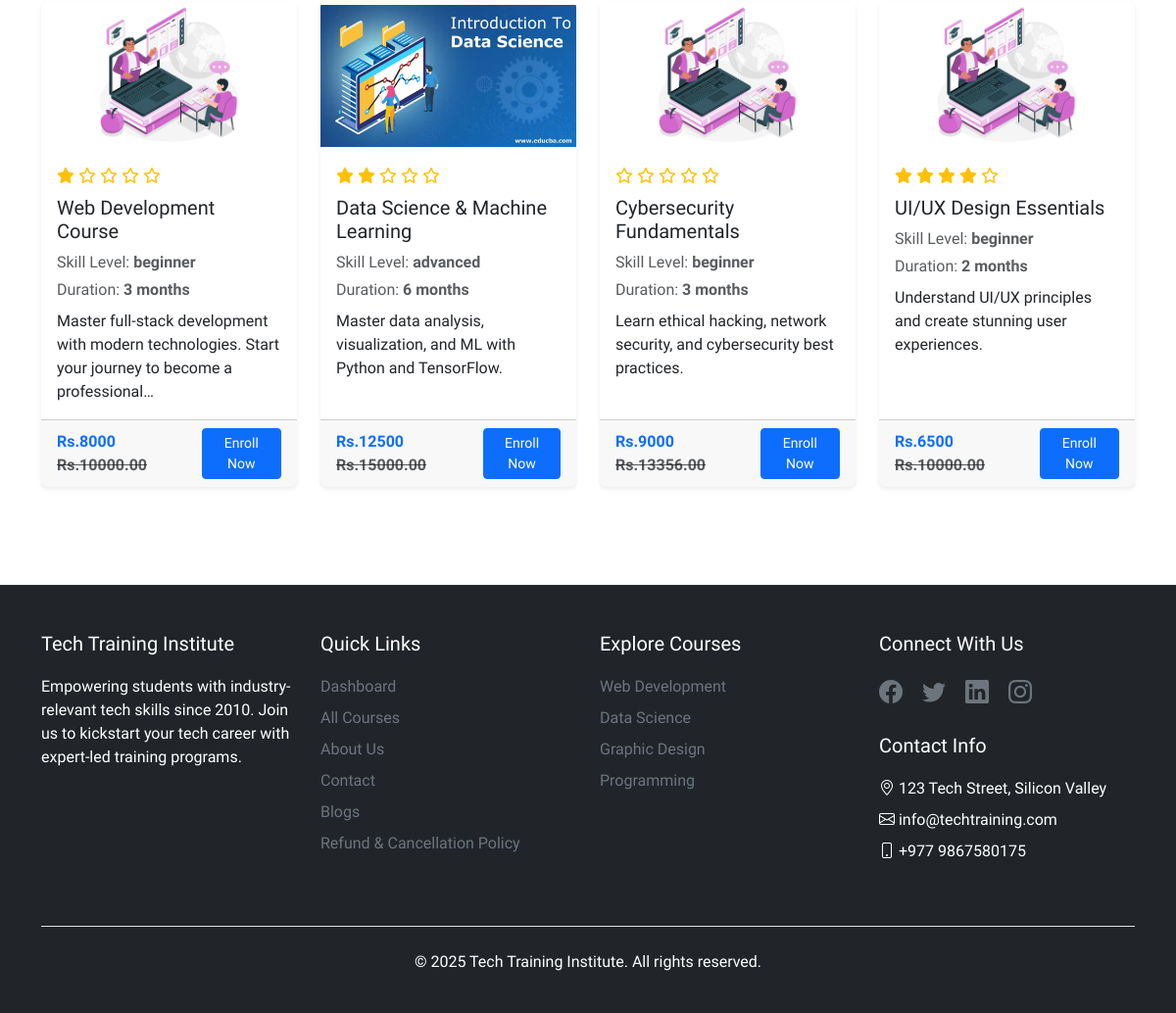
The app's page /courses (lower part), older data.
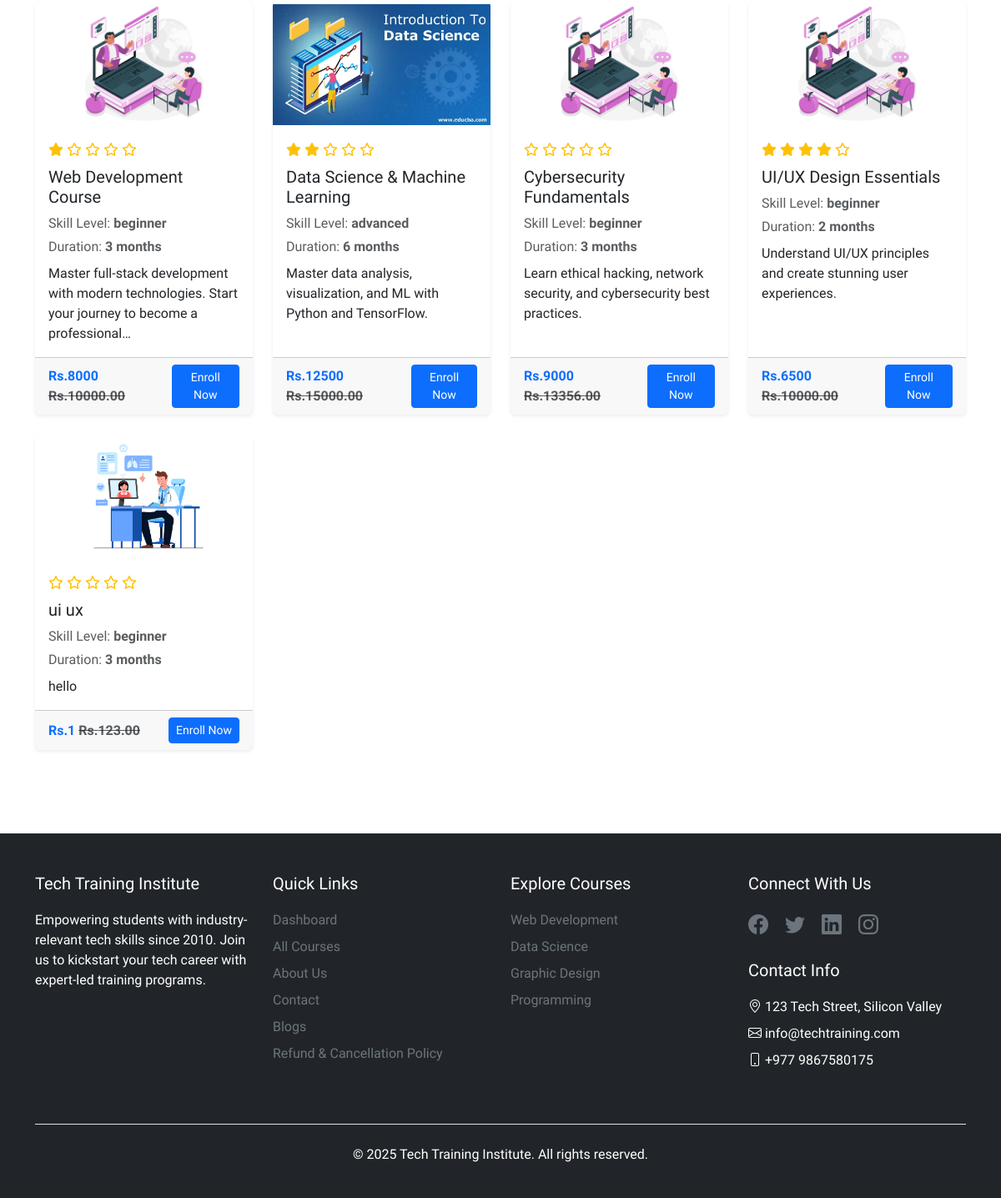
The same page, newer data.
### main_page_app/models.py (models this page shows, shortened)
class Courses(models.Model):
    CATEGORY_CHOICES = [
        ("programming", "Programming"),
        ("web development", "Web Development"),
        ("data science & analytics", "Data Science & Analytics"),
        ("graphic designing", "Graphic Designing"),
    ]
    SKILL_LEVEL = [
        ("beginner", "Beginner"),
        ("intermediate", "Intermediate"),
        ("advanced", "Advanced"),
    ]
    title = models.CharField(max_length=200)
    category = models.CharField(max_length=100, choices=CATEGORY_CHOICES)
    skill_level = models.CharField(max_length=100, choices=SKILL_LEVEL)
    description = models.TextField()
    image = models.ImageField(upload_to="images/courses/", blank=True, null=True)
    price = models.DecimalField(max_digits=10, decimal_places=2)
    discount = models.PositiveIntegerField(default=0)
    instructor = models.ForeignKey(
        CustomUser,
        on_delete=models.CASCADE,
        limit_choices_to={"user_type": "instructor"},
        null=True
    )
    duration = models.CharField(
        max_length=50, help_text="in months"
    )  # duration like 3 months
    enrollment_deadline = models.DateField()
    prerequisites = models.TextField(
        blank=True, null=True
    )  # (e.g., "Basic understanding of programming").
    special_offers = models.ManyToManyField(SpecialOffers, blank=True)
    course_rating = models.DecimalField(max_digits=3, decimal_places=2, default=0.0)
    is_new = models.BooleanField(default=True)
    is_active = models.BooleanField(default=True)
    created_at = models.DateTimeField(auto_now_add=True)
    updated_at = models.DateTimeField(auto_now=True)

### main_page_app/views.py (the view)
# urls.py: path("courses", courses, name="courses"),
def courses(request):
    courses = Courses.objects.all()
    context = {"courses": courses, "date": datetime.now().year}
    return render(request, "mainpage_html/courses.html", context)

### main_page_app/templates/mainpage_html/courses.html (shortened to what this page needs)
{% extends 'base.html' %}
{% block content %}
{% load static %}
<div class="container my-5">
  <div class="row row-cols-1 row-cols-md-2 row-cols-lg-4 g-4" data-aos="fade-down" data-aos-duration="1000">
    {% for course in courses %}
    <div class="col">
      <div class="card h-100 shadow-sm border-0 hover-scale">
        <img src="{% if course.image %}{{ course.image.url }}{% else %}{% static 'images/default.png' %}{% endif %}"
             class="card-img-top img-fluid"
             alt="Course Image"
             style="height: 150px; object-fit: contain;">
        <div class="card-body">
          <div class="mb-2">
            <div class="d-flex align-items-center">
              <span class="text-warning">
                {% for _ in "12345" %}
                  {% if forloop.counter <= course.course_rating %}
                    <i class="fas fa-star"></i>
                  {% else %}
                    <i class="far fa-star"></i>
                  {% endif %}
                {% endfor %}
              </span>
            </div>
          </div>
          <h5 class="card-title">{{ course.title }}</h5>
          <p class="text-muted mb-1">Skill Level: <span class="fw-bold">{{ course.skill_level }}</span></p>
          <p class="text-muted mb-2">Duration: <span class="fw-bold">{{ course.duration }} months</span></p>
          <p class="card-text">{{ course.description|truncatechars:100 }}</p>
        </div>
        <div class="card-footer d-flex justify-content-between align-items-center">
          <span class="text-primary fw-bold">
            Rs.{{ course.discount }}
            <del class="text-muted">Rs.{{ course.price }}</del>
          </span>
          <button class="btn btn-primary btn-sm">Enroll Now</button>
        </div>
      </div>
    </div>
    {% endfor %}
  </div>
</div>
{% endblock %}

Row changes from the older to the newer data that the page shows:
added Courses: image (picture), course_rating 0 (drawn), title "ui ux", skill_level "beginner", duration "3", description "hello", discount "1", price "123.00"
